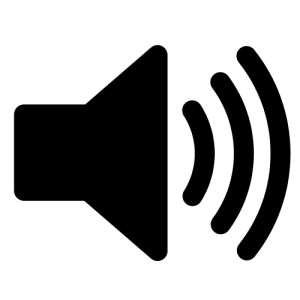
#> input picture resources/sunet.png, 300 x 300 px, found by its file name
$ python test.py   (older library calls are emulated)
#> lines starting #> are read from the running program, lines starting #| are printed output that depends on the picture
import time
import serial
import matplotlib.pyplot as plt
import matplotlib.animation as animation
import numpy as np
from tkinter import *
from PIL import Image, ImageTk

dataLists = [[], [], []]
selectedSensor = 0

import tkinter as tk
from tkinter.messagebox import showinfo


# [60 lines left out: function animate, not called in this run]

def buttonFunctionSunet():
    global selectedSensor
    selectedSensor = 0
def buttonFunctionGaz():
    global selectedSensor
    selectedSensor = 1
def buttonFunctionLumina():
    global selectedSensor
    selectedSensor = 2


plt.style.use('plotTheme')

fig = plt.figure()
ax = fig.add_subplot(111)
ax.grid(color='grey', linestyle='-', linewidth=0.5)
ser = serial.Serial('COM9', 9600)
time.sleep(2)

ani = animation.FuncAnimation(fig, animate, fargs=(ser,), interval=10)

sunet_image = Image.open('D:/practica/sunet.png').resize((40, 40), Image.ANTIALIAS)
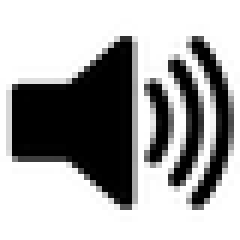
#> sunet_image: PIL image 40x40 RGBA (shown 6 times larger); mean R, G, B, A 0, 0, 0, 86.4; transparent parts drawn white
gaz_image = Image.open('D:/practica/gaz.png').resize((40, 40), Image.ANTIALIAS)
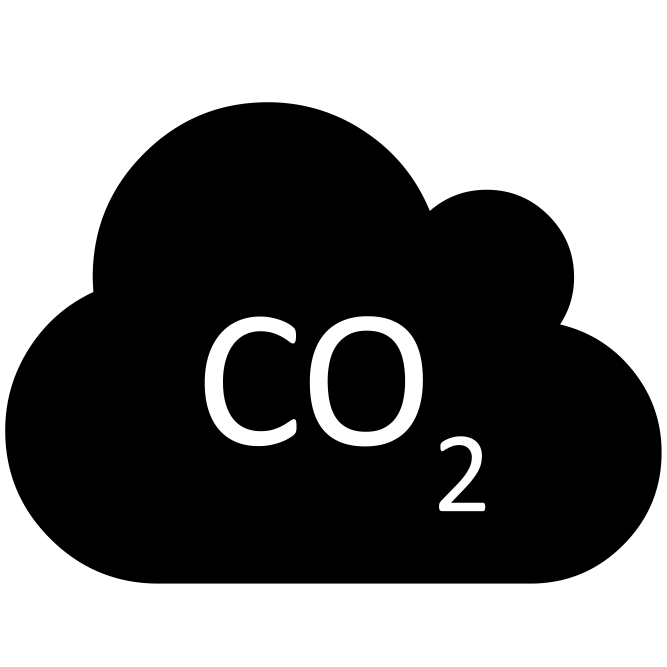
#> input picture resources/gaz.png, 2000 x 2000 px, found by its file name (shown at 1/3 size)
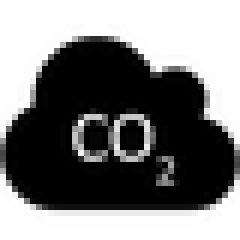
#> gaz_image: PIL image 40x40 RGBA (shown 6 times larger); mean R, G, B, A 6.9, 6.9, 6.9, 136.8; transparent parts drawn white
lumina_image = Image.open('D:/practica/lumina.png').resize((40, 40), Image.ANTIALIAS)
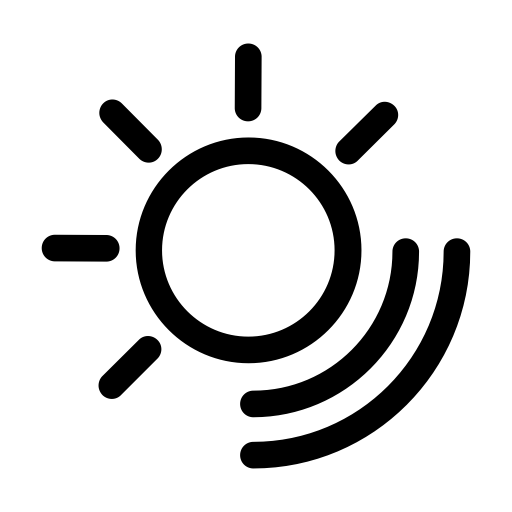
#> input picture resources/lumina.png, 512 x 512 px, found by its file name
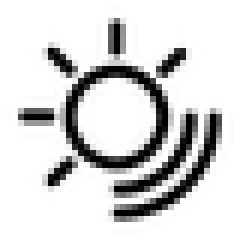
#> lumina_image: PIL image 40x40 RGBA (shown 6 times larger); mean R, G, B, A 0, 0, 0, 41.1; transparent parts drawn white

sunet_icon = ImageTk.PhotoImage(sunet_image)
gaz_icon = ImageTk.PhotoImage(gaz_image)
lumina_icon = ImageTk.PhotoImage(lumina_image)


button_sunet = tk.Button(height= 30, width=150,fg='black', relief=tk.RAISED, bg='#caf0f8', activebackground='#ef233c',activeforeground='black',image=sunet_icon,text="SUNET",font =('Verdana', 12,'bold'),compound=LEFT, command=buttonFunctionSunet)
button_sunet.pack(side=tk.LEFT,anchor=tk.CENTER,fill=tk.X, expand=True)
button_sunet.bind("<Enter>", lambda e: button_sunet.config(fg='white', bg='#2a3459'))
button_sunet.bind("<Leave>", lambda e: button_sunet.config(fg='black', bg='#caf0f8'))

button_gaz = tk.Button(height= 30, width=150,fg='black', relief=tk.RAISED, bg='#caf0f8', activebackground='#ef233c',activeforeground='black',image=gaz_icon,text="GAZ",font =('Verdana', 12,'bold'),compound=LEFT, command=buttonFunctionGaz)
button_gaz.pack(side=tk.LEFT,anchor=tk.CENTER,fill=tk.X, expand=True)
button_gaz.bind("<Enter>", lambda e: button_gaz.config(fg='white', bg='#2a3459'))
button_gaz.bind("<Leave>", lambda e: button_gaz.config(fg='black', bg='#caf0f8'))

button_lumina = tk.Button(height= 30, width=150,fg='black', relief=tk.RAISED, bg='#caf0f8', activebackground='#ef233c',activeforeground='black',image=lumina_icon,text="LUMINA",font =('Verdana', 12,'bold'),compound=LEFT, command=buttonFunctionLumina)
button_lumina.pack(side=tk.LEFT,anchor=tk.CENTER,fill=tk.X, expand=True)
button_lumina.bind("<Enter>", lambda e: button_lumina.config(fg='white', bg='#2a3459'))
button_lumina.bind("<Leave>", lambda e: button_lumina.config(fg='black', bg='#caf0f8'))


plt.show()
ser.close()
